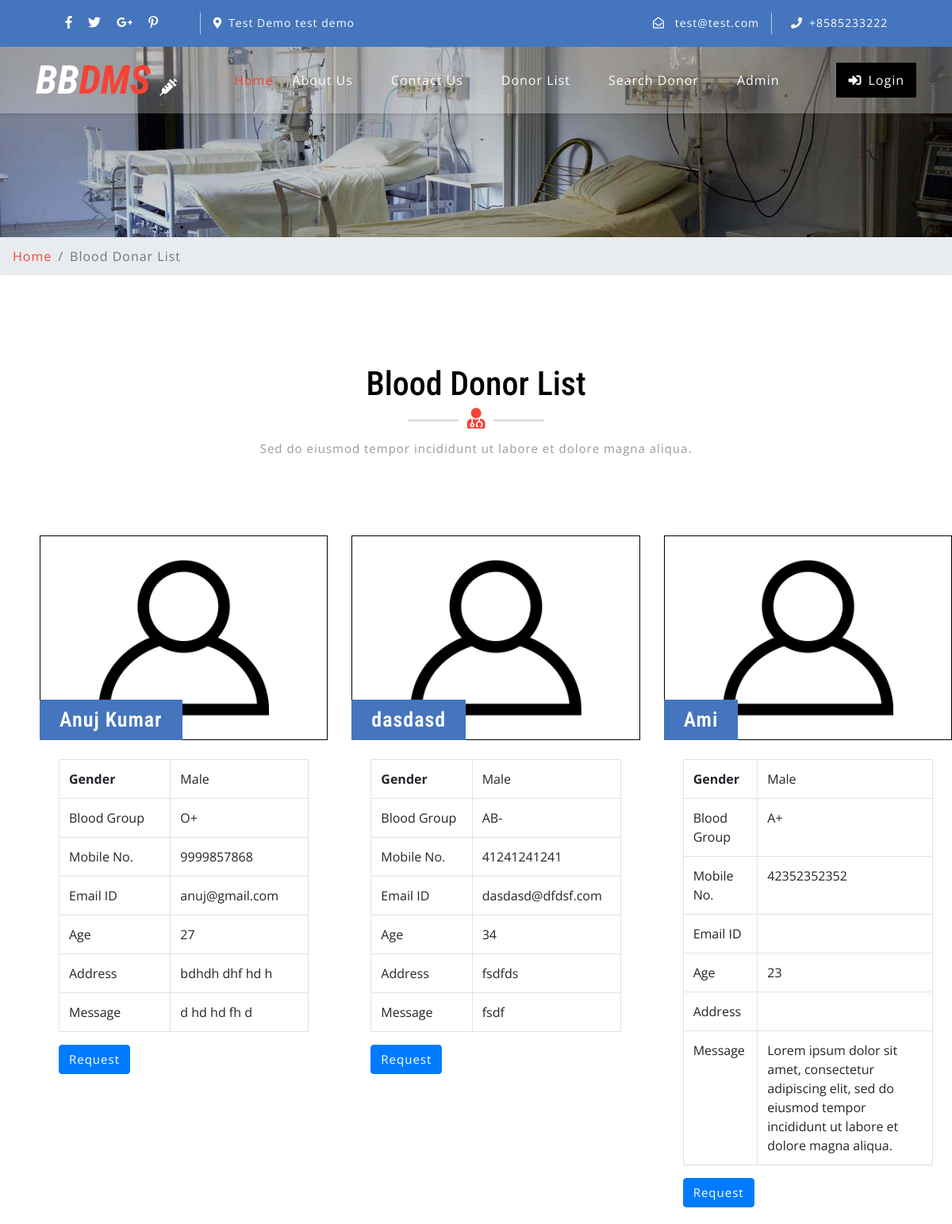
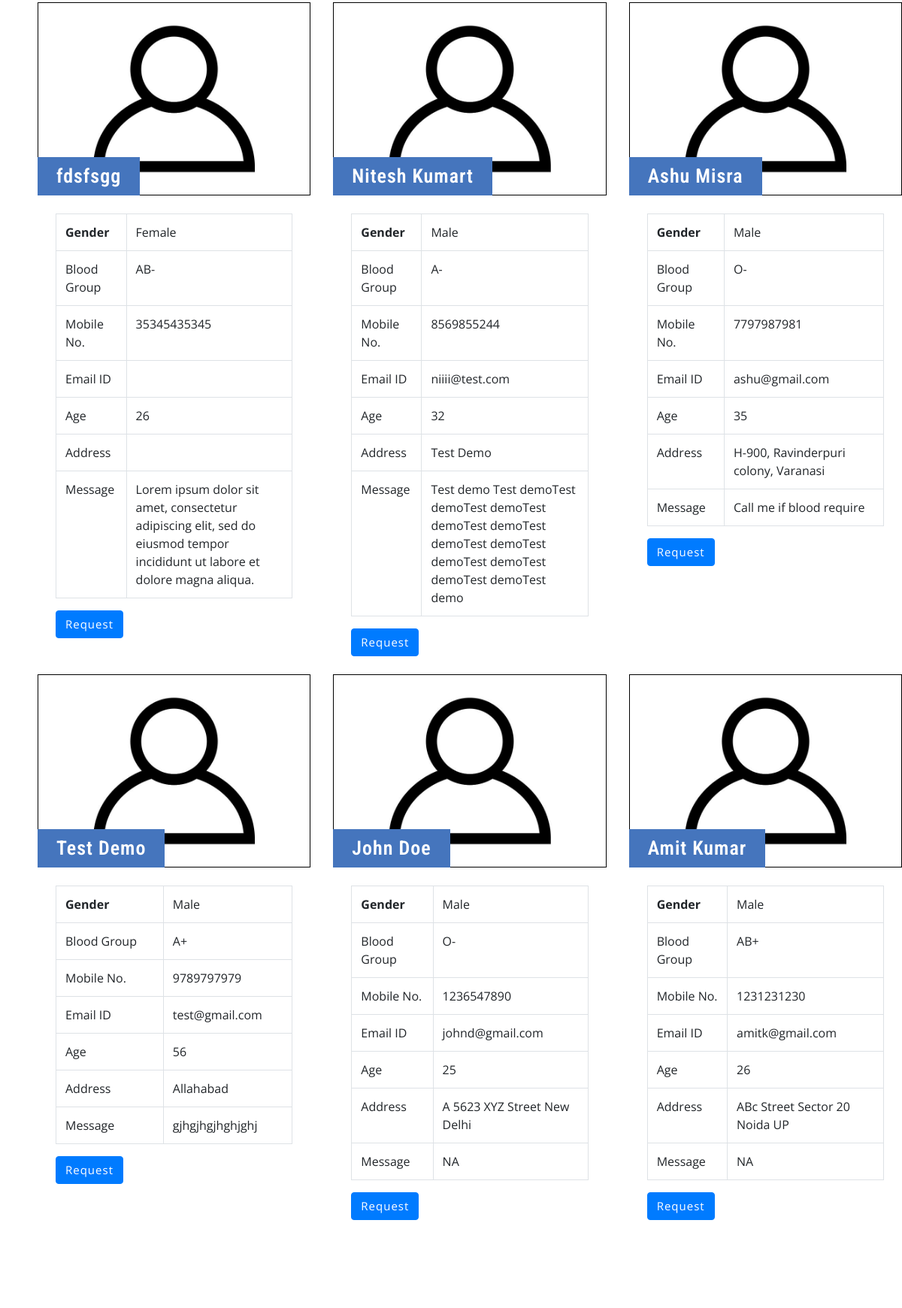
The app's page /bbdms/donor-list.php (upper part) with its own data (2 pictures, top to bottom).
### tables this page shows
CREATE TABLE `tblcontactusinfo` (
  `id` int(11) NOT NULL,
  `Address` tinytext DEFAULT NULL,
  `EmailId` varchar(255) DEFAULT NULL,
  `ContactNo` char(11) DEFAULT NULL
);

CREATE TABLE `tblblooddonars` (
  `id` int(11) NOT NULL,
  `FullName` varchar(100) DEFAULT NULL,
  `MobileNumber` char(11) DEFAULT NULL,
  `EmailId` varchar(100) DEFAULT NULL,
  `Gender` varchar(20) DEFAULT NULL,
  `Age` int(11) DEFAULT NULL,
  `BloodGroup` varchar(20) DEFAULT NULL,
  `Address` varchar(255) DEFAULT NULL,
  `Message` mediumtext DEFAULT NULL,
  `PostingDate` timestamp NOT NULL DEFAULT current_timestamp(),
  `status` int(1) DEFAULT NULL,
  `Password` varchar(250) DEFAULT NULL
);

### bbdms/donor-list.php (the view, shortened to what this page needs)
<?php
include('includes/config.php');
?>
<!DOCTYPE html>
<html lang="zxx">
<head>
	<link rel="stylesheet" href="css/bootstrap.css">
	<link rel="stylesheet" href="css/style.css" type="text/css" media="all" />
	<link rel="stylesheet" href="css/fontawesome-all.css">
</head>
<body>
	<?php include('includes/header.php');?>
	<div class="inner-banner-w3ls">
	</div>
	<div class="breadcrumb-agile">
		<div aria-label="breadcrumb">
			<ol class="breadcrumb">
				<li class="breadcrumb-item">
					<a href="index.php">Home</a>
				</li>
				<li class="breadcrumb-item active" aria-current="page">Blood Donar List</li>
			</ol>
		</div>
	</div>
	<div class="agileits-contact py-5">
		<div class="py-xl-5 py-lg-3">
			<div class="w3ls-titles text-center mb-5">
				<h3 class="title">Blood Donor List</h3>
				<span>
					<i class="fas fa-user-md"></i>
				</span>
				<p class="mt-2">Sed do eiusmod tempor incididunt ut labore et dolore magna aliqua.</p>
			</div>
			<div class="d-flex">
				<div class="row package-grids mt-5" style="padding-left: 50px;">
				<?php
$status=1;
$sql = "SELECT * from tblblooddonars where status=:status";
$query = $dbh -> prepare($sql);
$query->bindParam(':status',$status,PDO::PARAM_STR);
$query->execute();
$results=$query->fetchAll(PDO::FETCH_OBJ);
if($query->rowCount() > 0)
{
foreach($results as $result)
{ ?>
				<div class="col-md-4 pricing">
					<div class="price-top">
							<img src="images/blood-donor.jpg" alt="Blood Donot" style="border:1px #000 solid" class="img-fluid" />
						<h3><?php echo htmlentities($result->FullName);?>
						</h3>
					</div>
					<div class="price-bottom p-4">
<table class="table table-bordered">
    <tbody>
      <tr>
        <th>Gender</th>
        <td><?php echo htmlentities($result->Gender);?></td>
      </tr>
      <tr>
        <td>Blood Group</td>
        <td><?php echo htmlentities($result->BloodGroup);?></td>
      </tr>
      <tr>
        <td>Mobile No.</td>
        <td><?php echo htmlentities($result->MobileNumber);?></td>
      </tr>
         <tr>
        <td>Email ID</td>
        <td><?php echo htmlentities($result->EmailId);?></td>
      </tr>
               <tr>
        <td>Age</td>
        <td><?php echo htmlentities($result->Age);?></td>
      </tr>
        <tr>
        <td>Address</td>
        <td><?php echo htmlentities($result->Address);?></td>
      </tr>
<tr>
        <td>Message</td>
        <td><?php echo htmlentities($result->Message);?></td>
      </tr>
    </tbody>
</table>
<a class="btn btn-primary" style="color:#fff"  href="contact-blood.php?cid=<?php echo $result->id;?>">Request</a>
					</div>
				</div><br>
			<?php }} ?>
			</div>
			</div>
		</div>
	</div>
</body>
</html>

### bbdms/includes/header.php (shortened to what this page needs)
<?php
include('includes/config.php');
?>
    <header>
        <div class="top-bar py-3">
            <div class="container">
                <div class="row">
                    <div class="col-lg-7 top-social-agile">
                        <div class="row">
                            <ul class="col-lg-4 col-6 top-right-info text-center">
                                <li>
                                    <a href="#">
                                        <i class="fab fa-facebook-f"></i>
                                    </a>
                                </li>
                                <li class="mx-3">
                                    <a href="#">
                                        <i class="fab fa-twitter"></i>
                                    </a>
                                </li>
                                <li>
                                    <a href="#">
                                        <i class="fab fa-google-plus-g"></i>
                                    </a>
                                </li>
                                <li class="ml-3">
                                    <a href="#">
                                        <i class="fab fa-pinterest-p"></i>
                                    </a>
                                </li>
                            </ul><?php
$sql = "SELECT * from tblcontactusinfo";
$query = $dbh -> prepare($sql);
$query->execute();
$results=$query->fetchAll(PDO::FETCH_OBJ);
if($query->rowCount() > 0)
{
foreach($results as $result)
{ ?>
                            <div class="col-6 header-top_w3layouts pl-3 text-lg-left text-center">
                                <p class="text-white">
                                    <i class="fas fa-map-marker-alt mr-2"></i><?php  echo $result->Address; ?></p>
                            </div>
                        </div>
                    </div>
                    <div class="col-lg-5 top-social-agile text-lg-right text-center">
                        <div class="row">
                            <div class="col-lg-7 col-6 top-w3layouts">
                                <p class="text-white">
                                    <i class="far fa-envelope-open mr-2"></i>
                                    <a href="mailto:info@example.com" class="text-white"><?php  echo $result->EmailId; ?></a>
                                </p>
                            </div>
                            <div class="col-lg-5 col-6 header-w3layouts pl-4 text-lg-left">
                                <p class="text-white">
                                    <i class="fas fa-phone mr-2"></i>+<?php  echo $result->ContactNo; ?></p>
                            </div>
                        </div><?php } } ?>
                    </div>
                </div>
            </div>
        </div>
    </header>
    <div id="home">
        <div class="main-top py-1">
            <nav class="navbar navbar-expand-lg navbar-light fixed-navi">
                <div class="container">
                    <h1>
                        <a class="navbar-brand font-weight-bold font-italic" href="index.php">
                            <span>BB</span>DMS
                            <i class="fas fa-syringe"></i>
                        </a>
                    </h1>
                    <div class="collapse navbar-collapse text-center" id="navbarSupportedContent">
                        <ul class="navbar-nav ml-lg-auto">
                            <li class="nav-item active mt-lg-0 mt-3">
                                <a class="nav-link" href="index.php">Home
                                </a>
                            </li>
                            <li class="nav-item mx-lg-4 my-lg-0 my-3">
                                <a class="nav-link" href="about.php">About Us</a>
                            </li>
                            <li class="nav-item mx-lg-4 my-lg-0 my-3">
                                <a class="nav-link" href="contact.php">Contact Us</a>
                            </li>
                            <li class="nav-item mx-lg-4 my-lg-0 my-3">
                                <a class="nav-link" href="donor-list.php">Donor List</a>
                            </li>
                            <li class="nav-item mx-lg-4 my-lg-0 my-3">
                                <a class="nav-link" href="search-donor.php">Search Donor</a>
                            </li>
                            <?php if (strlen($_SESSION['bbdmsdid']==0)) {?>
                            <li class="nav-item mx-lg-4 my-lg-0 my-3">
                                <a class="nav-link" href="admin/index.php">Admin</a>
                            </li>
                        </ul>
                        <a href="profile.php" class="login-button ml-lg-5 mt-lg-0 mt-4 mb-lg-0 mb-3" data-toggle="modal" data-target="#exampleModalCenter1">
                            <i class="fas fa-sign-in-alt mr-2"></i>Login</a><?php } ?>
                    </div>
                </div>
            </nav>
        </div>
    </div>

### bbdms/css/style.css (style rules this page uses)
body { padding: 0; margin: 0; background: #FFF; font-family: 'Open Sans', sans-serif; }
body a { transition: 0.5s all; -webkit-transition: 0.5s all; -moz-transition: 0.5s all; -o-transition: 0.5s all; -ms-transition: 0.5s all; text-decoration: none; }
h1, h2, h3, h4, h5, h6 { margin: 0; padding: 0; font-family: 'Roboto Condensed', sans-serif; }
p { margin: 0; padding: 0; font-family: 'Open Sans', sans-serif; font-size: 15px; letter-spacing: 1px; line-height: 1.9; color: #999; }
ul, ol { margin: 0; padding: 0; }
.top-bar { background: #4575bd; }
.top-right-info li i { color: #fff; transition: 0.5s all; -webkit-transition: 0.5s all; -moz-transition: 0.5s all; -o-transition: 0.5s all; -ms-transition: 0.5s all; }
.top-right-info li { display: inline-block; }
.header-top_w3layouts p, .header-w3layouts p, .top-w3layouts p { font-size: 14px; }
.header-top_w3layouts, .header-w3layouts { border-left: 1px solid rgba(255, 255, 255, 0.63); }
div#home { position: relative; }
.main-top { position: absolute; z-index: 999; width: 100%; background: rgba(255, 255, 255, 0.26); box-shadow: 0 2px 3px 0 rgba(0, 0, 0, 0.1); -webkit-transition: background-color .1s ease-in-out; -moz-transition: background-color .1s ease-in-out; -ms-transition: background-color .1s ease-in-out; -o-transition: background-color .1s ease-in-out; transition: background-color .1s ease-in-out; }
.navbar-light .navbar-nav .nav-link { padding: 0; color: #fff; background: transparent; font-size: 16px; letter-spacing: 1px; }
.navbar-light .navbar-nav .show>.nav-link, .navbar-light .navbar-nav .active>.nav-link, .navbar-light .navbar-nav .nav-link.show, .navbar-light .navbar-nav .nav-link.active, .navbar-light .navbar-nav .nav-link:hover, .navbar-light .navbar-nav .nav-link:focus { color: #f44336; }
nav.fixed-navi ul { list-style: none; margin: 0; padding: 0; }
nav.fixed-navi ul li { float: left; }
a.navbar-brand { color: #f44336; font-size: 50px; padding: 0; }
.navbar-light .navbar-brand, .navbar-light .navbar-brand:hover, .navbar-light .navbar-brand:focus, .w3l-footer h2 a span { color: #f44336; }
a.navbar-brand span { color: #fff; }
a.navbar-brand i, .w3l-footer h2 a i { color: #fff; font-size: 22px; }
a.login-button { color: #fff; letter-spacing: 1px; font-size: 16px; padding: 10px 15px; background: #000; display: inline-block; }
h3.title { color: #000; font-size: 42px; }
.w3ls-titles span { position: relative; }
.w3ls-titles span:before { content: " "; background: #d6d6d6; width: 64px; height: 2px; position: absolute; top: 9px; left: -75px; }
.w3ls-titles span:after { content: " "; background: #d6d6d6; width: 64px; height: 2px; position: absolute; top: 9px; right: -75px; }
.w3ls-titles i { color: #f44336; font-size: 26px; margin-top: 5px; }
.pricing { -webkit-transition: all 0.5s; -moz-transition: all 0.5s; -o-transition: all 0.5s; -ms-transition: all 0.5s; transition: all 0.5s; }
.price-top { position: relative; }
.price-top h3 { font-size: 26px; color: #fff; position: absolute; background: #4575bd; padding: 10px 25px; bottom: 0; letter-spacing: 1px; text-align: center; font-weight: 600; }
.price-bottom { background: #fff; }
.price-bottom a { color: #999; letter-spacing: 1px; font-size: 15px; }
.inner-banner-w3ls { background: url(../images/banner3.jpg) no-repeat center; background-size: cover; -webkit-background-size: cover; -moz-background-size: cover; -o-background-size: cover; -moz-background-size: cover; height: 20vw; }
.breadcrumb li a { color: #f44336; }
.breadcrumb li { letter-spacing: 1px; color: #000; }

### records on screen
tblcontactusinfo: Address "Test Demo test demo", EmailId "test@test.com", ContactNo "8585233222"
tblblooddonars: FullName "Anuj Kumar", Gender "Male", BloodGroup "O+", MobileNumber "9999857868", EmailId "anuj@gmail.com", Age "27", Address "bdhdh dhf hd h", Message "d hd hd fh d"
tblblooddonars: FullName "dasdasd", Gender "Male", BloodGroup "AB-", MobileNumber "41241241241", EmailId "dasdasd@dfdsf.com", Age "34", Address "fsdfds", Message "fsdf"
tblblooddonars: FullName "Ami", Gender "Male", BloodGroup "A+", MobileNumber "42352352352", Age "23", Message "Lorem ipsum dolor sit amet, consectetur adipiscing elit, sed do eiusmod tempor incididunt ut labore et dolore magna aliqua."
tblblooddonars: FullName "fdsfsgg", Gender "Female", BloodGroup "AB-", MobileNumber "35345435345", Age "26", Message "Lorem ipsum dolor sit amet, consectetur adipiscing elit, sed do eiusmod tempor incididunt ut labore et dolore magna aliqua."
tblblooddonars: FullName "Nitesh Kumart", Gender "Male", BloodGroup "A-", MobileNumber "8569855244", EmailId "niiii@test.com", Age "32", Address "Test Demo", Message "Test demo Test demoTest demoTest demoTest demoTest demoTest demoTest demoTest demoTest demoTest demoTest demoTest demo"
tblblooddonars: FullName "Ashu Misra", Gender "Male", BloodGroup "O-", MobileNumber "7797987981", EmailId "ashu@gmail.com", Age "35", Address "H-900, Ravinderpuri colony, Varanasi", Message "Call me if blood require"
tblblooddonars: FullName "Test Demo", Gender "Male", BloodGroup "A+", MobileNumber "9789797979", EmailId "test@gmail.com", Age "56", Address "Allahabad", Message "gjhgjhgjhghjghj"
tblblooddonars: FullName "John Doe", Gender "Male", BloodGroup "O-", MobileNumber "1236547890", EmailId "johnd@gmail.com", Age "25", Address "A 5623 XYZ Street New Delhi", Message "NA"
tblblooddonars: FullName "Amit Kumar", Gender "Male", BloodGroup "AB+", MobileNumber "1231231230", EmailId "amitk@gmail.com", Age "26", Address "ABc Street Sector 20 Noida UP", Message "NA"
